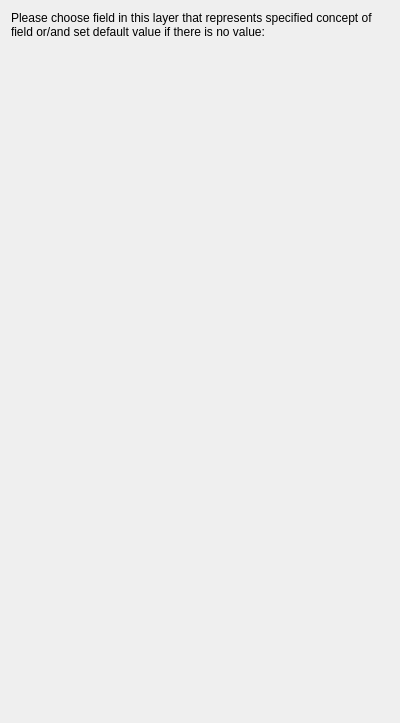
<?xml version="1.0" encoding="UTF-8"?>
<ui version="4.0">
 <class>pgKwExtraKeywords</class>
 <widget class="QWidget" name="pgKwExtraKeywords">
  <property name="geometry">
   <rect>
    <x>0</x>
    <y>0</y>
    <width>400</width>
    <height>723</height>
   </rect>
  </property>
  <property name="sizePolicy">
   <sizepolicy hsizetype="MinimumExpanding" vsizetype="MinimumExpanding">
    <horstretch>0</horstretch>
    <verstretch>0</verstretch>
   </sizepolicy>
  </property>
  <layout class="QVBoxLayout" name="verticalLayout_33">
   <item>
    <widget class="QLabel" name="lblDefaultInaSAFEFields">
     <property name="styleSheet">
      <string notr="true">font: 11pt &quot;Ubuntu&quot;;</string>
     </property>
     <property name="text">
      <string>Please choose field in this layer that represents specified concept of field or/and set default value if there is no value:</string>
     </property>
     <property name="alignment">
      <set>Qt::AlignLeading|Qt::AlignLeft|Qt::AlignTop</set>
     </property>
     <property name="wordWrap">
      <bool>true</bool>
     </property>
    </widget>
   </item>
   <item>
    <layout class="QGridLayout" name="kwExtraKeywordsGridLayout"/>
   </item>
  </layout>
 </widget>
 <resources/>
 <connections/>
</ui>
